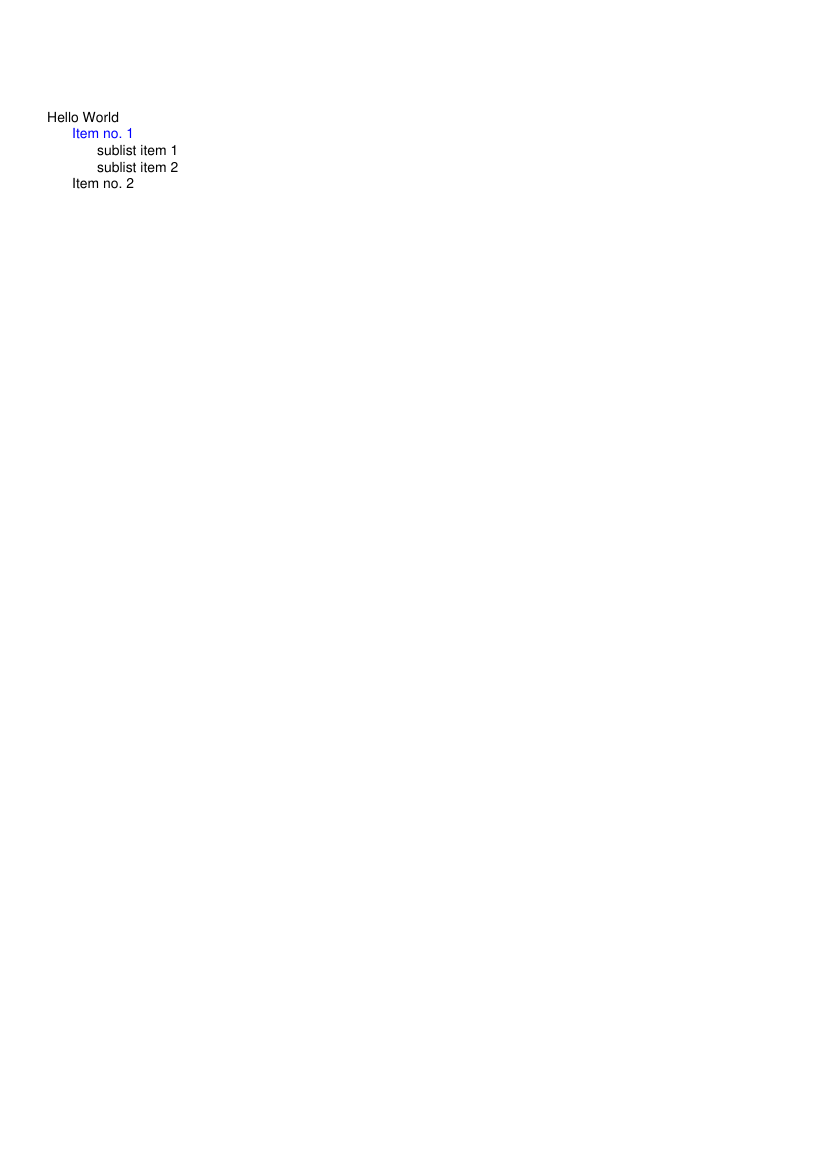

Generate this figure with Python:
from reportlab.platypus import ListFlowable, ListItem
from reportlab.platypus.flowables import DocPara, DocAssign
from reportlab.lib.styles import getSampleStyleSheet
from reportlab.platypus import Paragraph, SimpleDocTemplate, Frame, PageBreak
from reportlab.lib.pagesizes import A4, inch
from reportlab.pdfgen.canvas import Canvas

styles = getSampleStyleSheet()
style = styles["Normal"]
story = []
t = ListFlowable(
    [
        Paragraph("<a href='#ID_1' color='blue'>Item no. 1</a>", style),
        ListFlowable(
            [
                Paragraph('sublist item 1', style),
                Paragraph('sublist item 2', style)
            ],
            bulletType='1',
            bulletColor='white'
        ),
        Paragraph("Item no. 2", style),
    ],
    bulletType='1',
    bulletColor='white'
)
story.append(Paragraph("Hello World", style))
story.append(t)
story.append(PageBreak())
story.append(Paragraph("<a name='ID_1'/>Hello World 2", style))
story.append(PageBreak())
story.append(Paragraph("Hello World 3", style))
story.append(Paragraph("Hello World", style))
doc = SimpleDocTemplate("list_flowables_2.pdf", pagesize=A4,
                        rightMargin=28, leftMargin=28,
                        topMargin=72, bottomMargin=18)
doc.build(story)
# c = Canvas('list_flowables.pdf')
# f = Frame(inch, inch, 6 * inch, 9 * inch, showBoundary=1)
# f.addFromList(story, c)
# c.save()
